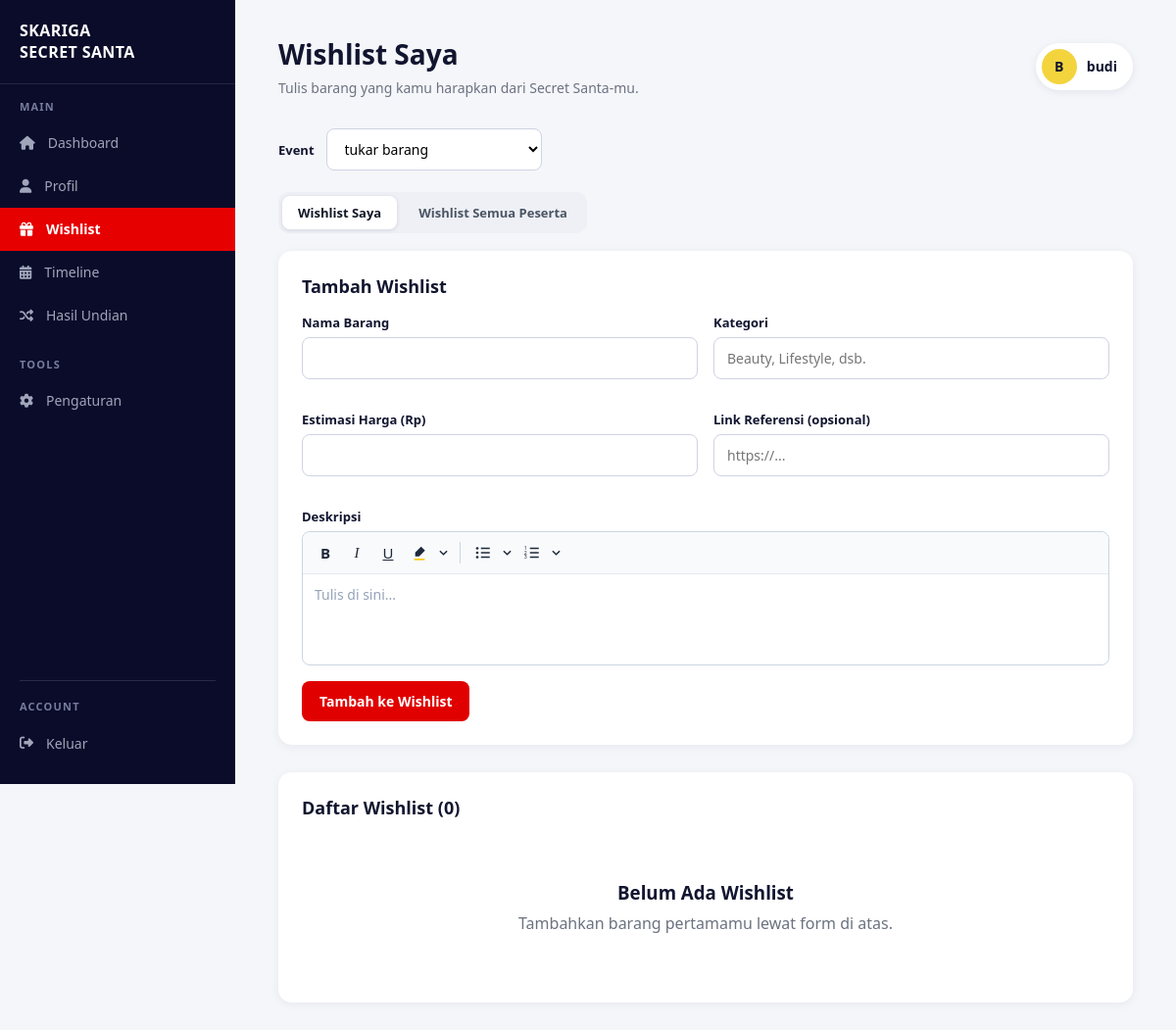
/pages/wishlist/saya.php (signed in), run on an earlier commit of the app's database.
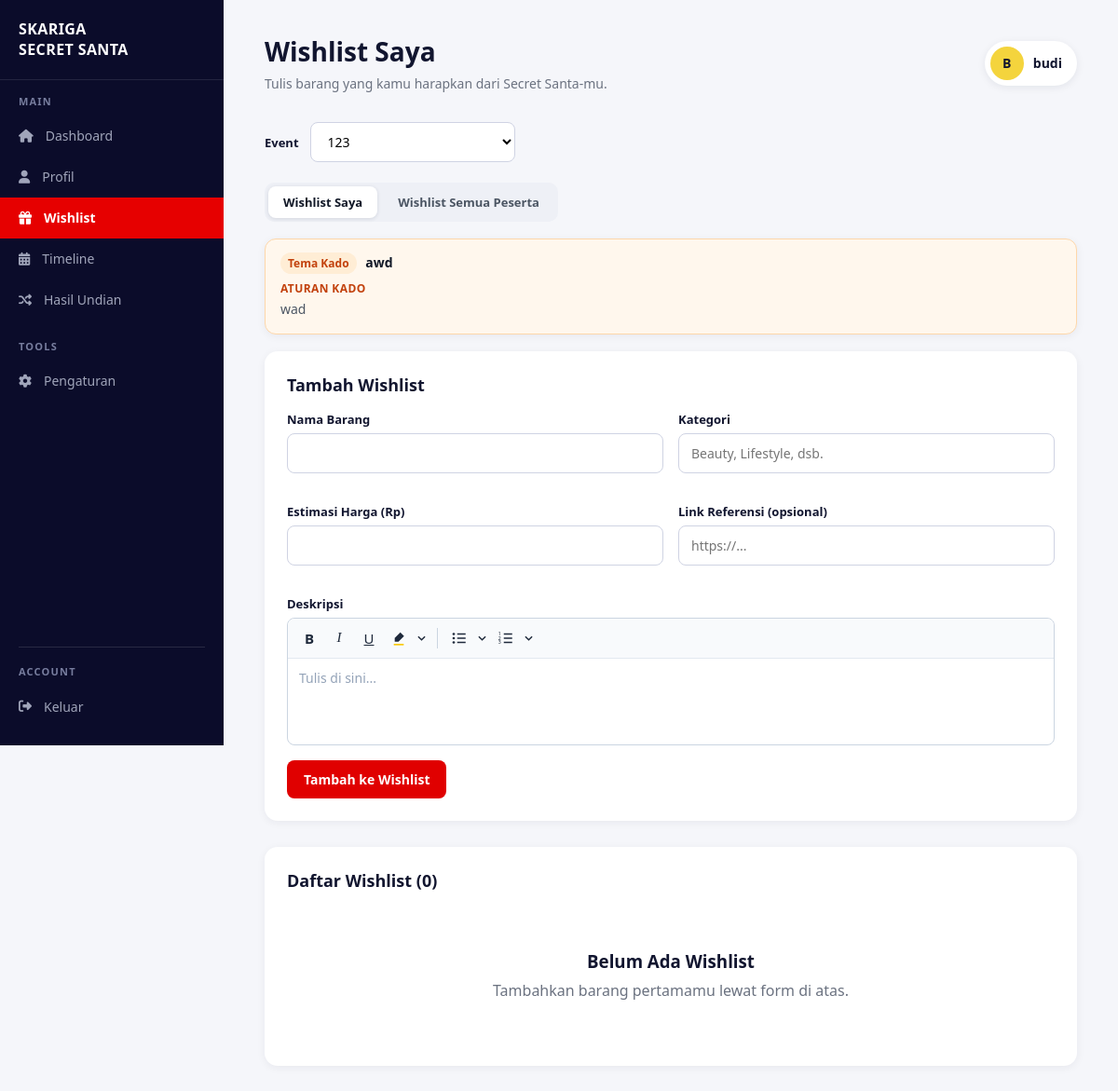
And on a later commit of the database.
### tables this page shows
CREATE TABLE `events` (
  `id` int(11) NOT NULL,
  `user_id` int(11) NOT NULL,
  `nama_event` varchar(150) NOT NULL,
  `deskripsi` text DEFAULT NULL,
  `tema` varchar(150) DEFAULT NULL,
  `aturan_kado` text DEFAULT NULL,
  `gambar` varchar(255) DEFAULT NULL,
  `budget` decimal(12,2) DEFAULT 0.00,
  `biaya_pendaftaran` decimal(12,2) NOT NULL DEFAULT 0.00,
  `tanggal_event` date DEFAULT NULL,
  `status` enum('draft','aktif','selesai') DEFAULT 'draft',
  `created_at` timestamp NOT NULL DEFAULT current_timestamp()
);

CREATE TABLE `peserta` (
  `id` int(11) NOT NULL,
  `event_id` int(11) NOT NULL,
  `user_id` int(11) NOT NULL,
  `nama` varchar(100) NOT NULL,
  `email` varchar(100) NOT NULL,
  `no_hp` varchar(20) DEFAULT NULL,
  `status` enum('aktif','nonaktif') DEFAULT 'aktif',
  `created_at` timestamp NOT NULL DEFAULT current_timestamp()
);

### includes/functions.php (called while the page is built, shortened)
<?php
function h($str)
{
    return htmlspecialchars((string) $str, ENT_QUOTES, 'UTF-8');
}
function get_user_events(mysqli $conn, int $user_id): array
{
    $stmt = $conn->prepare(
        "SELECT e.id, e.nama_event, e.deskripsi, e.tema, e.aturan_kado, e.gambar, e.budget, e.tanggal_event, e.status,
                p.id AS peserta_id, p.created_at AS tanggal_ikut
         FROM peserta p
         JOIN events e ON e.id = p.event_id
         WHERE p.user_id = ?
         ORDER BY (e.status = 'selesai') ASC, e.tanggal_event ASC, e.id DESC"
    );
    $stmt->bind_param('i', $user_id);
    $stmt->execute();
    $rows = $stmt->get_result()->fetch_all(MYSQLI_ASSOC);
    return $rows;
}
function tampilkan_rich(?string $teks): string
{
    $teks = trim((string) $teks);
    if ($teks === '') {
        return '';
    }
    if (!preg_match('/<(?:b|strong|i|em|u|ul|ol|li|br|p|div|span|mark)\b/i', $teks)) {
        return nl2br(h($teks));
    }
    return bersihkan_html_rich($teks);
}
?>

### config/config.php (called while the page is built, shortened)
<?php
$base_url = 'http://localhost:8080/Project-TA-rey-nesya-rendra/';
function base_url($path = '')
{
    global $base_url;
    return $base_url . ltrim($path, '/');
}
?>

### pages/wishlist/saya.php (the view, shortened to what the changed rows need)
<?php
require_once __DIR__ . '/../../config/config.php';
require_once __DIR__ . '/../../includes/functions.php';
$user_id = (int) $_SESSION['user_id'];
$my_events = get_user_events($conn, $user_id);
$event_id   = 0;
$peserta_id = 0;
if ($my_events) {
    $picked    = $my_events[0];
    $event_id   = (int) $picked['id'];
    $peserta_id = (int) $picked['peserta_id'];
}
$self = base_url('pages/wishlist/saya.php?event_id=' . $event_id);
$form  = [
    'id'             => 0,
    'nama_barang'    => '',
    'kategori'       => '',
    'estimasi_harga' => '',
    'deskripsi'      => '',
    'link_referensi' => '',
];
$sedang_edit = $form['id'] > 0;
$wishlist = [];
if ($peserta_id) {
    $stmt = $conn->prepare(
        "SELECT id, nama_barang, kategori, estimasi_harga, deskripsi, link_referensi, status
         FROM wishlist
         WHERE peserta_id = ?
         ORDER BY id DESC"
    );
    $stmt->bind_param('i', $peserta_id);
    $stmt->execute();
    $wishlist = $stmt->get_result()->fetch_all(MYSQLI_ASSOC);
}
require_once __DIR__ . '/../../includes/user_layout_top.php';
?>
<?php if (!$my_events): ?>
    <div class="panel">
        <div class="empty">
            <h3>Kamu Belum Ikut Event</h3>
            <p>Ikut minimal satu event dulu untuk mengisi wishlist bosq.</p>
            <a href="<?= base_url('pages/dashboard/dashboarduser.php') ?>" class="btn btn-primary">Pilih Event</a>
        </div>
    </div>
<?php else: ?>
    <form method="GET" class="filter-bar">
        <label for="event_id">Event</label>
        <select name="event_id" id="event_id" onchange="this.form.submit()">
            <?php foreach ($my_events as $e): ?>
                <option value="<?= (int) $e['id'] ?>" <?= (int) $e['id'] === $event_id ? 'selected' : '' ?>>
                    <?= h($e['nama_event']) ?>
                </option>
            <?php endforeach; ?>
        </select>
    </form>
    <nav class="wl-tabs">
        <a href="<?= h(base_url('pages/wishlist/saya.php?event_id=' . $event_id)) ?>" class="active">Wishlist Saya</a>
        <a href="<?= h(base_url('pages/wishlist/semua.php?event_id=' . $event_id)) ?>">Wishlist Semua Peserta</a>
    </nav>
    <?php if (!empty($picked['tema']) || !empty($picked['aturan_kado'])): ?>
        <section class="panel rv-rules">
            <?php if (!empty($picked['tema'])): ?>
                <div class="rv-rules-tema"><span>Tema Kado</span> <?= h($picked['tema']) ?></div>
            <?php endif; ?>
            <?php if (!empty($picked['aturan_kado'])): ?>
                <div class="rv-rules-title">Aturan Kado</div>
                <div class="rich-content"><?= tampilkan_rich($picked['aturan_kado']) ?></div>
            <?php endif; ?>
        </section>
    <?php endif; ?>
    <section class="panel">
        <h2><?= $sedang_edit ? 'Edit Wishlist' : 'Tambah Wishlist' ?></h2>
        <form method="POST" action="<?= h($self) ?>">
            <div class="form-row">
                <div class="form-group">
                    <label for="nama_barang">Nama Barang</label>
                    <input type="text" id="nama_barang" name="nama_barang" value="<?= h($form['nama_barang']) ?>" required>
                </div>
                <div class="form-group">
                    <label for="kategori">Kategori</label>
                    <input type="text" id="kategori" name="kategori" value="<?= h($form['kategori']) ?>" placeholder="Beauty, Lifestyle, dsb.">
                </div>
                <div class="form-group">
                    <label for="estimasi_harga">Estimasi Harga (Rp)</label>
                    <input type="number" id="estimasi_harga" name="estimasi_harga" value="<?= h($form['estimasi_harga']) ?>" min="1" step="1000" required>
                </div>
                <div class="form-group">
                    <label for="link_referensi">Link Referensi (opsional)</label>
                    <input type="text" id="link_referensi" name="link_referensi" value="<?= h($form['link_referensi']) ?>" placeholder="https://...">
                </div>
                <div class="form-group full">
                    <label for="deskripsi">Deskripsi</label>
                </div>
            </div>
            <div class="form-actions">
                <button type="submit" class="btn btn-primary"><?= $sedang_edit ? 'Simpan Perubahan' : 'Tambah ke Wishlist' ?></button>
            </div>
        </form>
    </section>
    <section class="panel">
        <h2>Daftar Wishlist (<?= count($wishlist) ?>)</h2>
        <?php if (!$wishlist): ?>
            <div class="empty">
                <h3>Belum Ada Wishlist</h3>
                <p>Tambahkan barang pertamamu lewat form di atas.</p>
            </div>
        <?php endif; ?>
    </section>
<?php endif; ?>
<link rel="stylesheet" href="<?= base_url('assets/css/rich-editor.css') ?>">
<?php require_once __DIR__ . '/../../includes/user_layout_bottom.php'; ?>

What changed in the data, as far as the page shows it:
removed events: event_id "tukar barang"
added events: event_id "123", tema "awd", aturan_kado "wad"
Also different on the page:
text now shown: "Tema Kado ATURAN KADO"
